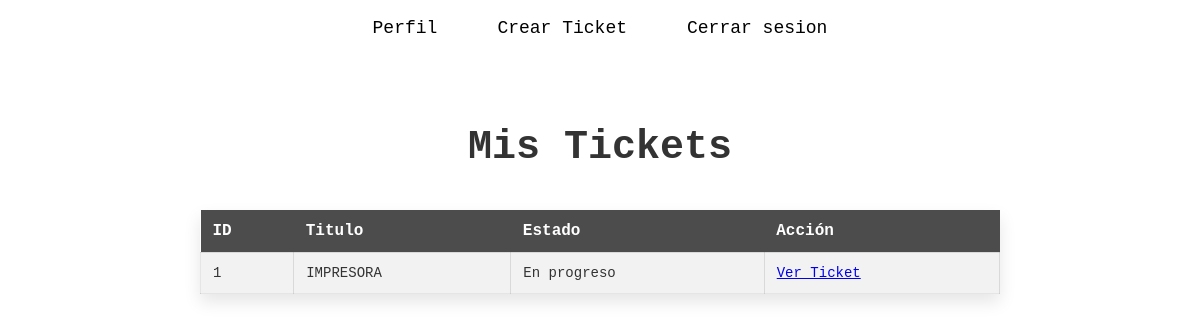
Before: /SAS_tickets/tickets/ (signed in) with the older database file.
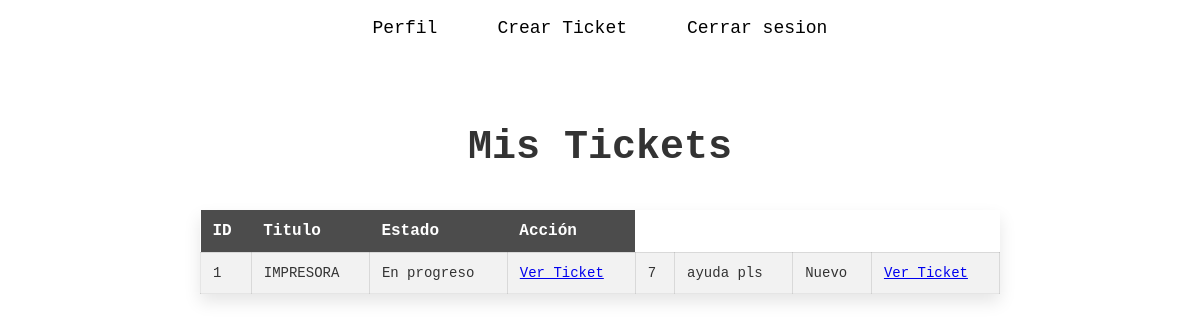
After: the same page with the newer database file.
### SAS_tickets/models.py (models this page shows, shortened)
class Ticket(models.Model):
    id_ticket    = models.AutoField(db_column='id_ticket', primary_key=True)
    titulo       = models.CharField(max_length=50, blank=False, null=False)
    fecha        = models.DateTimeField(auto_now_add=True)
    user         = models.ForeignKey(User, on_delete=models.CASCADE, related_name='tickets_as_user')
    tecnico      = models.ForeignKey(User, on_delete=models.CASCADE, null=True, blank=True, related_name='tickets_as_technician')
    id_categoria = models.ForeignKey('Categoria', on_delete=models.CASCADE, db_column='id_categoria')
    id_prioridad = models.ForeignKey('SLA', on_delete=models.CASCADE, db_column='id_prioridad')
    id_estado    = models.ForeignKey('Estado_Ticket', on_delete=models.CASCADE, db_column='id_estado')

class Estado_Ticket(models.Model):
    id_estado = models.AutoField(db_column='id_estado', primary_key=True)
    estado    = models.CharField(max_length=50, blank=False, null=False)

### SAS_tickets/views.py (the view)
# urls.py: path('tickets/', views.tickets, name="tickets"),
@login_required
def tickets(request):
    tickets = Ticket.objects.filter(user=request.user)
    context = {
        "tickets": tickets
    }
    return render(request,'SAS_tickets/tickets.html', context)

### SAS_tickets/templates/SAS_tickets/tickets.html (shortened to what this page needs)
{% load static %}
<!DOCTYPE html>
<html lang="en">
<head>
    <link rel="stylesheet" href="{% static 'tickets.css' %}">
</head>
<body>
    <header>
        <nav class="navbar">
            <ul class="nav-list">
                <li><a href="{% url 'perfil' %}">Perfil</a></li>
                <li><a href="{% url 'crear_ticket' %}">Crear Ticket</a></li>
                <li><a href="#">Cerrar sesion</a></li>
            </ul>
        </nav>
    </header>
    <div class="content">
        <h1>Mis Tickets</h1>
        <div class="table-container">
            <table>
                <tr>
                    <th>ID</th>
                    <th>Titulo</th>
                    <th>Estado</th>
                    <th>Acción</th>
                </tr>
                <tr>
                {% for ticket in tickets %}
                    <td>{{ticket.id_ticket}}</td>
                    <td>{{ticket.titulo}}</td>
                    <td>{{ticket.id_estado.estado}}</td>
                    <td><a href="{% url 'ver_ticket' ticket.id_ticket %}">Ver Ticket</a></td>
                {% endfor %}
                </tr>
            </table>
        </div>
    </div>
</body>
</html>

Changed rows visible on the page:
added Ticket: id_ticket "7", titulo "ayuda pls", id_estado.estado "Nuevo"
